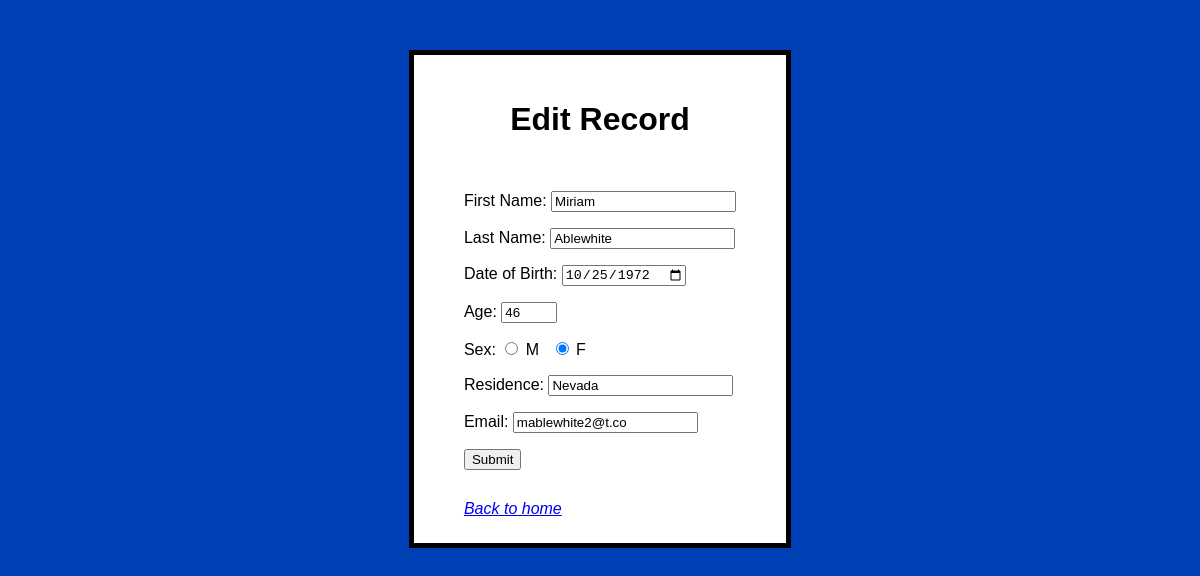
The page /edit.php?id=3 on the database its author committed.
### tables this page shows
CREATE TABLE applicants (
    id INT AUTO_INCREMENT PRIMARY KEY,
    first_Name VARCHAR(255),
    last_Name VARCHAR(255),
    dob DATE,
    age VARCHAR(255),
    sex VARCHAR(255),
    residence VARCHAR(255),
    email VARCHAR(255),
    date_Added TIMESTAMP DEFAULT CURRENT_TIMESTAMP,
    added_By VARCHAR(255),
	has_Been_Updated VARCHAR(5)
);

### core/functions.php (called while the page is built, shortened)
<?php
    function getSpecific_Record($pdo, $applicant_id) {
        $sql = "SELECT * FROM applicants WHERE id = ?";
        $query = $pdo->prepare($sql);
        $executeQuery = $query->execute([$applicant_id]);
        if ($executeQuery) {
            return $query->fetch();
        }
    }
?>

### edit.php (the view, shortened to what this page needs)
<?php
    require_once 'core/handleForms.php';
    require_once 'core/functions.php';
?>
<!DOCTYPE html>
<html lang="en">
    <head>
        <link rel="stylesheet" href="css/styles.css">
    </head>
    <body class="edit_Record">
        <?php $user_Record = getSpecific_Record($pdo, $_GET['id']); ?>
        <div class="center_Form">
            <h1 class="center_Form">Edit Record</h1>
            <form class="center_Form" action="core/handleForms.php?id=<?= $_GET['id']; ?>" method="POST">
                <p>
                    <label for="first_Name">First Name: </label>
                    <input type="text" name="first_Name" value="<?= $user_Record['first_Name']; ?>">
                </p>
                <p>
                    <label for="last_Name">Last Name: </label>
                    <input type="text" name="last_Name" value="<?= $user_Record['last_Name']; ?>">
                </p>
                <p>
                    <label for="dob">Date of Birth: </label>
                    <input type="date" name="dob" value="<?= $user_Record['dob']; ?>">
                </p>
                <p>
                    <label for="age">Age: </label>
                    <input type="number" name="age" min="18" max="75" value="<?= $user_Record['age']; ?>">
                </p>
                <p>
                    <label for="sex">Sex: </label>
                    <input type="radio" name="sex" id="option1" value="Male" <?php if ($user_Record['sex'] == "Male") {?> checked="checked" <?php } ?>>
                    <label class="radio_button" for="option1">M</label>
                    <input type="radio" name="sex" id="option2" value="Female" <?php if ($user_Record['sex'] == "Female") {?> checked="checked" <?php } ?>>
                    <label class="radio_button" for="option2">F</label>
                </p>
                <p>
                    <label for="residence">Residence: </label>
                    <input type="text" name="residence" value="<?= $user_Record['residence']; ?>">
                </p>
                <p>
                    <label for="email">Email: </label>
                    <input type="text" name="email" value="<?= $user_Record['email']; ?>">
                </p>
                <input type="submit" name="btn_Edit">
            </form>
            <i><a href="index.php">Back to home</a></i>
        </div>
    </body>
</html>

### css/styles.css (style rules this page uses)
body { font-family: Verdana, Geneva, Tahoma, sans-serif; }
body.edit_Record { background-color: #0040b6; }
div.center_Form { background-color: white; border: 5px solid; width: fit-content; padding: 25px 50px; margin: auto; margin-top: 50px; }
h1.center_Form { text-align: center; }
form.center_Form { padding: 15px 0px 30px; }
input[type="radio"] { display: inline; }
.radio_button { margin-right: 7px; }

### rows shown on the page
applicants: first_Name "Miriam", last_Name "Ablewhite", dob "10/25/1972", age "46", sex "☐ M", sex "☑ F", residence "Nevada", email "mablewhite2@t.co"
